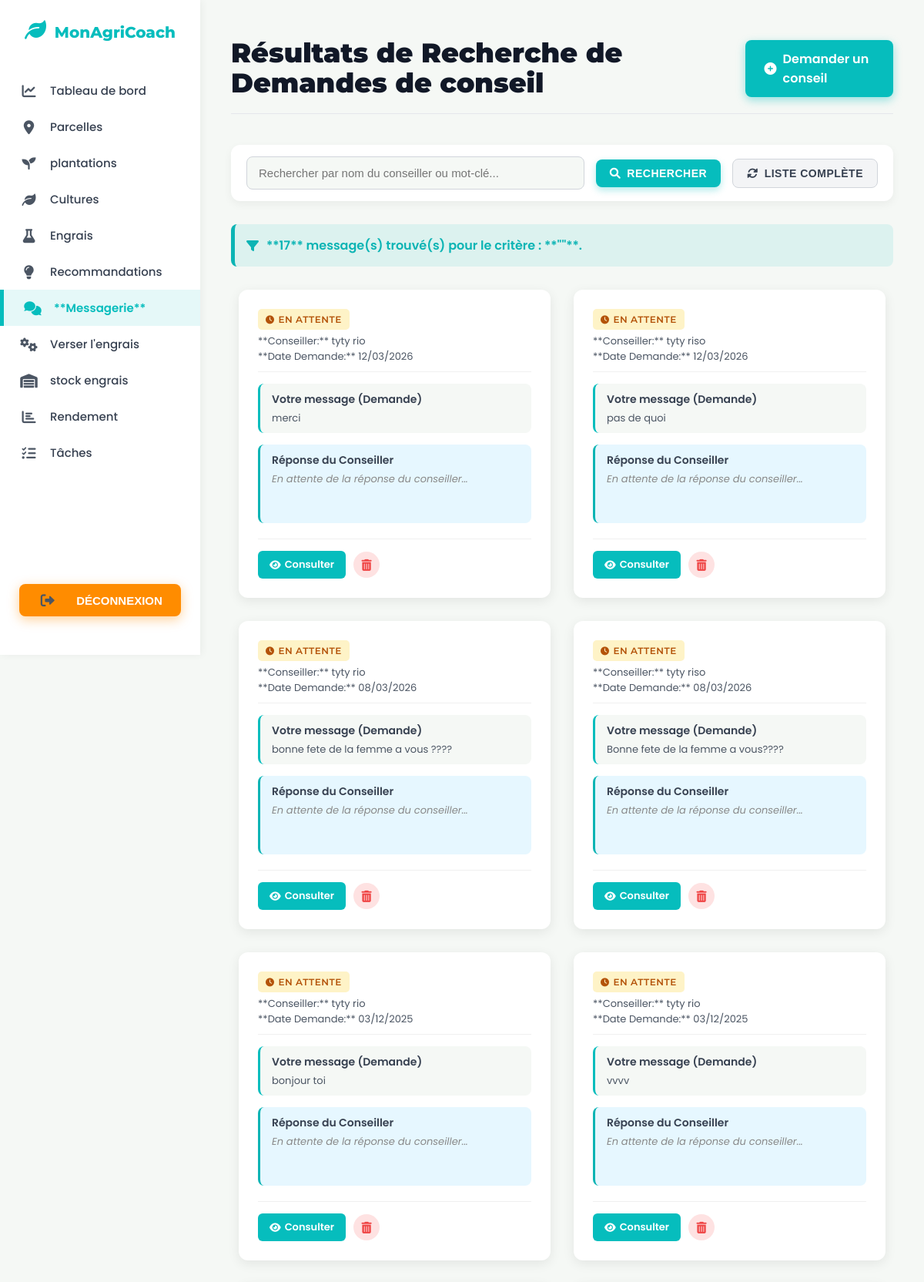
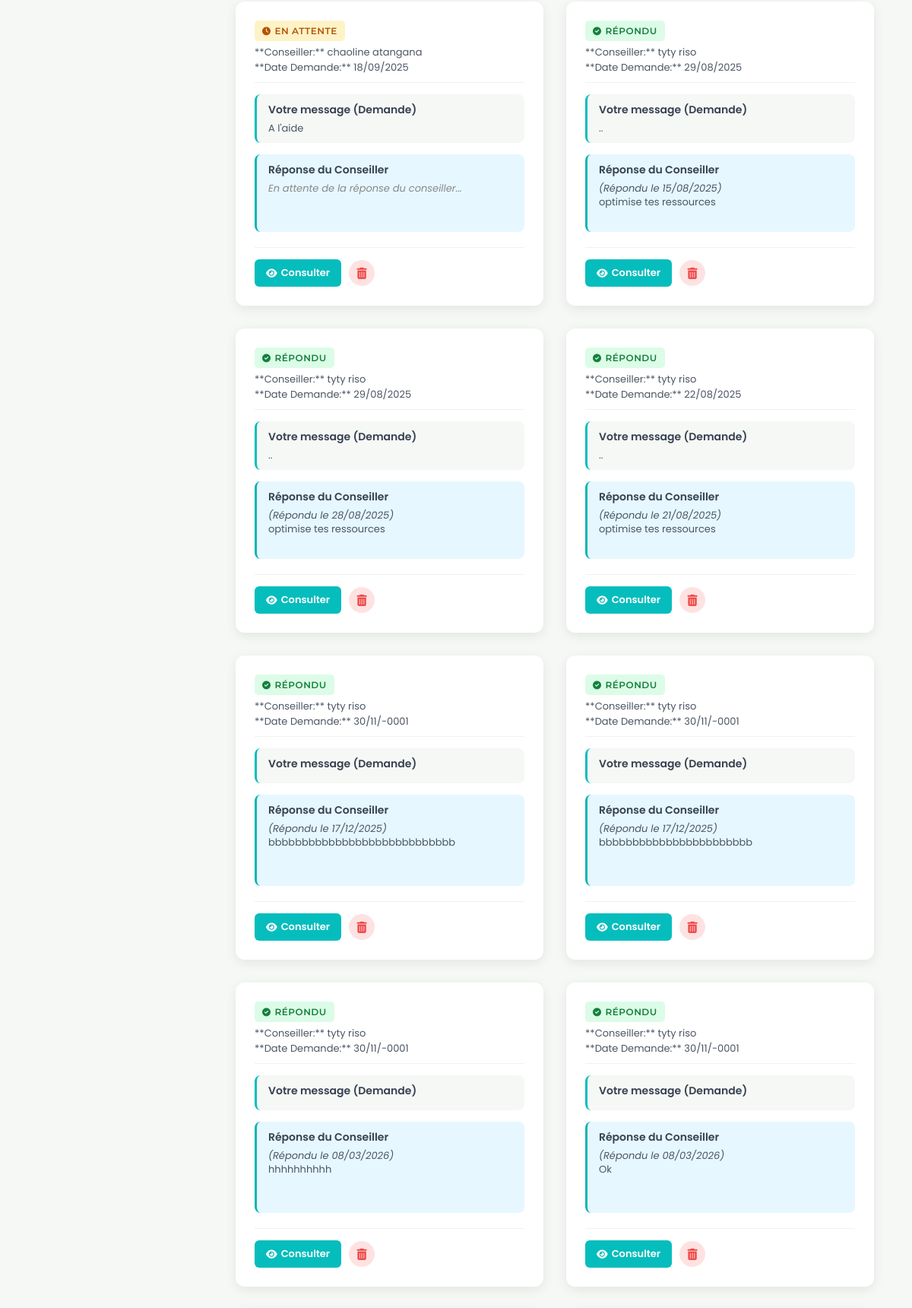
The page /recherche_mesa_agri.php (signed in, upper part) on the database its author committed (2 pictures, top to bottom).
### tables this page shows
CREATE TABLE `assistance_conseiller` (
  `id` int(11) NOT NULL,
  `date_debut_assistance` date NOT NULL,
  `date_fin_assistance` date NOT NULL,
  `message_conseiller` varchar(255) NOT NULL,
  `id_conseiller` int(11) NOT NULL,
  `id_agriculteur_assiste` int(11) NOT NULL,
  `message_agriculteur` varchar(255) NOT NULL
);

CREATE TABLE `utilisateur` (
  `id` int(11) NOT NULL,
  `email` varchar(45) NOT NULL,
  `mot_de_passe` varchar(255) NOT NULL,
  `nom` varchar(45) NOT NULL,
  `prenom` varchar(45) NOT NULL,
  `telephone` varchar(45) NOT NULL,
  `pays` varchar(150) NOT NULL,
  `date_inscription` datetime NOT NULL,
  `type_utilisateur` varchar(45) NOT NULL,
  `reset_token` varchar(255) NOT NULL,
  `reset_token_expiration` datetime NOT NULL,
  `photo` varchar(255) NOT NULL,
  `langue` varchar(5) DEFAULT 'fr',
  `timezone` varchar(50) DEFAULT 'Africa/Douala',
  `notif_arrosage` tinyint(1) DEFAULT 1,
  `notif_stock` tinyint(1) DEFAULT 0
);

### recherche_mesa_agri.php (the view, shortened to what this page needs)
<?php
require_once 'db.php';
$id_agriculteur_assiste = $_SESSION['user_id'];
$cons = [];
$terme_recherche = $_GET['recherche'] ?? '';
$sql = "SELECT
            m.id,
            m.date_debut_assistance,
            m.date_fin_assistance,
            m.message_agriculteur,
            m.message_conseiller,
            u.nom AS nom_conseiller,
            u.prenom AS prenom_conseiller
        FROM assistance_conseiller AS m
        JOIN utilisateur AS u ON m.id_conseiller = u.id
        WHERE m.id_agriculteur_assiste = :id_agriculteur_assiste";
$params = [':id_agriculteur_assiste' => $id_agriculteur_assiste];
$sql .= " ORDER BY m.date_debut_assistance DESC";
try {
    $stmt = $pdo->prepare($sql);
    $stmt->execute($params);
    $cons = $stmt->fetchAll(PDO::FETCH_ASSOC);
} catch (PDOException $e) {
    error_log("Erreur de récupération des conseils lors de la recherche: " . $e->getMessage());
    $errorMessage = "Erreur lors du chargement de l'historique des conseils. Veuillez réessayer.";
}
function get_status_tag($message_conseiller) {
    if (!empty(trim($message_conseiller))) {
        return '<span class="status-tag status-respondu"><i class="fas fa-check-circle"></i> Répondu</span>';
    } else {
        return '<span class="status-tag status-attente"><i class="fas fa-clock"></i> En attente</span>';
    }
}
function truncate_message($message, $limit = 150) {
    return $message;
}
?>
<!DOCTYPE html>
<html lang="fr">
<head>
    <link rel="stylesheet" href="https://cdnjs.cloudflare.com/ajax/libs/font-awesome/6.0.0-beta3/css/all.min.css">
</head>
<body>
    <nav class="sidebar">
       <a href="index.php" class="logo">
                <i class="fas fa-leaf"></i> MonAgriCoach
            </a>
        <ul>
              <li><a href="farmer_dashboard.php"><i class="fas fa-chart-line"></i> Tableau de bord</a></li>
            <li> <a href="liste_parcelle.php"><i class="fas fa-map-marker-alt"></i> Parcelles</a></li>
            <li> <a href="liste_plantation.php"><i class="fas fa-seedling"></i> plantations</a></li>
            <li><a href="liste_culture.php"><i class="fas fa-leaf"></i>  Cultures</a></li>
            <li><a href="liste_intrant.php"><i class="fas fa-flask"></i> Engrais</a></li>
            <li> <a href="liste_recom.php"><i class="fas fa-lightbulb"></i> Recommandations</a></li>
            <li> <a href="liste_message_agri.php"><i class="fas fa-comments"></i> **Messagerie**</a></li>
            <li><a href="liste_appli_intrant.php"><i class="fas fa-cogs"></i>Verser l'engrais</a></li>
            <li> <a href="liste_st_intrant.php"><i class="fas fa-warehouse"></i> stock engrais</a></li>
            <li><a href="liste_re.php"><i class="fas fa-chart-bar"></i> Rendement</a></li>
            <li><a href="liste_taches.php"><i class="fas fa-tasks"></i> Tâches</a></li>
            <li class="disconnect-item">
                <button>
                    <a href="deconnexion.php">
                        <i class="fas fa-sign-out-alt"></i> DÉCONNEXION
                    </a>
                </button>
            </li>
        </ul>
    </nav>
<div class="main-content">
    <div class="header">
        <h1>Résultats de Recherche de Demandes de conseil</h1>
        <a href="redige_conseil.php" class="add-new-link"> <i class="fas fa-plus-circle"></i> Demander un conseil</a>
    </div>
    <div class="content-container">
        <form action="recherche_mesa_agri.php" method="GET" class="search-form">
            <input type="text" name="recherche" placeholder="Rechercher par nom du conseiller ou mot-clé..." id="search_query" value="<?= htmlspecialchars($terme_recherche); ?>">
            <button type="submit"><i class="fas fa-search"></i> Rechercher</button>
            <button type="button" onclick="window.location.href='liste_message_agri.php'"><i class="fas fa-sync-alt"></i> Liste Complète</button>
        </form>
        <p class="search-info">
            <i class="fas fa-filter"></i> **<?= count($cons); ?>** message(s) trouvé(s) pour le critère : **"<?= htmlspecialchars($terme_recherche); ?>"**.
        </p>
        <?php if (count($cons) > 0): ?>
            <div class="card-grid">
                <?php foreach($cons as $con ): ?>
                    <div class="conseil-card">
                        <div class="card-header">
                            <h3><?= get_status_tag($con['message_conseiller']); ?></h3>
                            <p>
                                **Conseiller:** <?= htmlspecialchars($con['prenom_conseiller'] . ' ' . $con['nom_conseiller']); ?><br>
                                **Date Demande:** <?= date('d/m/Y', strtotime($con['date_debut_assistance'])); ?>
                            </p>
                        </div>
                        <div class="agriculteur-message">
                            <strong>Votre message (Demande)</strong>
                            <p>
                                <?= nl2br(htmlspecialchars(truncate_message($con['message_agriculteur'] ?? 'N/A'))); ?>
                            </p>
                        </div>
                        <div class="conseiller-reponse">
                            <strong>Réponse du Conseiller</strong>
                            <?php if (!empty(trim($con['message_conseiller']))): ?>
                                <p>
                                    <span style="font-style: italic;">(Répondu le <?= date('d/m/Y', strtotime($con['date_fin_assistance'])); ?>)</span><br>
                                    <?= nl2br(htmlspecialchars(truncate_message($con['message_conseiller']))); ?>
                                </p>
                            <?php else: ?>
                                <p class="pending-message">
                                    En attente de la réponse du conseiller...
                                </p>
                            <?php endif; ?>
                        </div>
                        <div class="card-footer">
                            <div class="card-actions">
                                <a href="reponse.php?id=<?= $con['id']; ?>" title="Consulter la conversation" class="reply-button">
                                    <i class="fas fa-eye"></i> Consulter
                                </a>
                                <form action="supprimer_mesage.php" method="POST" onsubmit="return confirm('Êtes-vous sûr de vouloir supprimer cette demande ? Cette action est irréversible.');">
                                    <button type="submit" title="Supprimer la demande" class="delete-button">
                                        <i class="fas fa-trash-alt"></i>
                                    </button>
                                </form>
                            </div>
                        </div>
                    </div>
                <?php endforeach;?>
            </div>
        <?php else:?>
            <p class="no-data-message"><i class="fas fa-info-circle"></i> **Aucun message trouvé** pour votre recherche : **"<?= htmlspecialchars($terme_recherche); ?>"**.</p>
        <?php endif;?>
    </div>
</div>
</body>
</html>

### rows shown on the page
assistance_conseiller: message_conseiller "EN ATTENTE", id_conseiller.nom "tyty rio", date_debut_assistance "12/03/2026", message_agriculteur "merci", shows "En attente de la réponse du conseiller..."
assistance_conseiller: message_conseiller "EN ATTENTE", id_conseiller.nom "tyty riso", date_debut_assistance "12/03/2026", message_agriculteur "pas de quoi", shows "En attente de la réponse du conseiller..."
assistance_conseiller: message_conseiller "EN ATTENTE", id_conseiller.nom "tyty rio", date_debut_assistance "08/03/2026", message_agriculteur "bonne fete de la femme a vous ????", shows "En attente de la réponse du conseiller..."
assistance_conseiller: message_conseiller "EN ATTENTE", id_conseiller.nom "tyty riso", date_debut_assistance "08/03/2026", message_agriculteur "Bonne fete de la femme a vous????", shows "En attente de la réponse du conseiller..."
assistance_conseiller: message_conseiller "EN ATTENTE", id_conseiller.nom "tyty rio", date_debut_assistance "03/12/2025", message_agriculteur "bonjour toi", shows "En attente de la réponse du conseiller..."
assistance_conseiller: message_conseiller "EN ATTENTE", id_conseiller.nom "tyty rio", date_debut_assistance "03/12/2025", message_agriculteur "vvvv", shows "En attente de la réponse du conseiller..."
assistance_conseiller: message_conseiller "EN ATTENTE", id_conseiller.nom "chaoline atangana", date_debut_assistance "18/09/2025", message_agriculteur "A l'aide", shows "En attente de la réponse du conseiller..."
assistance_conseiller: shows "RÉPONDU", id_conseiller.nom "tyty riso", date_debut_assistance "29/08/2025", message_agriculteur "..", date_fin_assistance "15/08/2025", message_conseiller "optimise tes ressources"
assistance_conseiller: shows "RÉPONDU", id_conseiller.nom "tyty riso", date_debut_assistance "29/08/2025", message_agriculteur "..", date_fin_assistance "28/08/2025", message_conseiller "optimise tes ressources"
assistance_conseiller: shows "RÉPONDU", id_conseiller.nom "tyty riso", date_debut_assistance "22/08/2025", message_agriculteur "..", date_fin_assistance "21/08/2025", message_conseiller "optimise tes ressources"
assistance_conseiller: shows "RÉPONDU", id_conseiller.nom "tyty riso", date_debut_assistance "30/11/-0001", date_fin_assistance "17/12/2025", message_conseiller "bbbbbbbbbbbbbbbbbbbbbbbbbbbb"
assistance_conseiller: shows "RÉPONDU", id_conseiller.nom "tyty riso", date_debut_assistance "30/11/-0001", date_fin_assistance "17/12/2025", message_conseiller "bbbbbbbbbbbbbbbbbbbbbbb"
assistance_conseiller: shows "RÉPONDU", id_conseiller.nom "tyty riso", date_debut_assistance "30/11/-0001", date_fin_assistance "08/03/2026", message_conseiller "hhhhhhhhhh"
assistance_conseiller: shows "RÉPONDU", id_conseiller.nom "tyty riso", date_debut_assistance "30/11/-0001", date_fin_assistance "08/03/2026", message_conseiller "Ok"

### other values the page prints
count($cons) "17"
